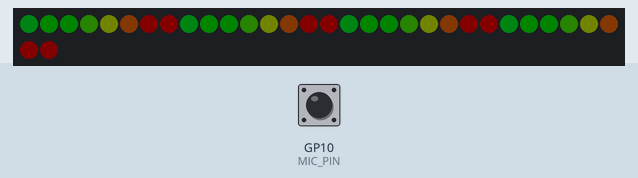
Simulated run of this sketch. Board: Raspberry Pi Pico. On the bench: 32 RGB LEDs in strip order, left to right, continuing on the next row. Inputs (shaded band) come from the test bench; at power-on: GP10 (MIC_PIN) LOW. Dim RGB values are drawn brighter than linear.

Above: at 1.2 s.
1.3 s: GP10 (MIC_PIN) driven HIGH
At 2.9 s:
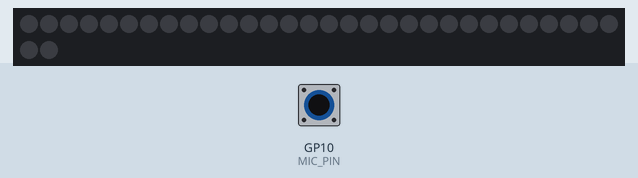
3.1 s: GP10 (MIC_PIN) driven LOW
At 3.18 s:
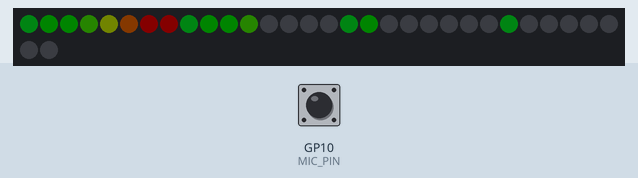
4.6 s: GP10 (MIC_PIN) pulsed HIGH 2 times (0.12 s each, 0.3 s apart)
At 5.0 s:
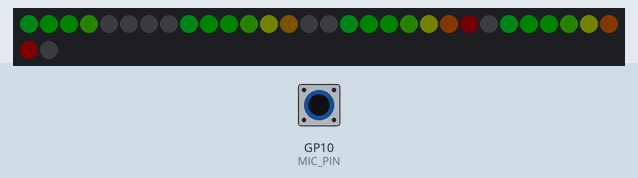
Timing chart, 0 to 7.6 s (numbered marks = the images above; inputs shaded):
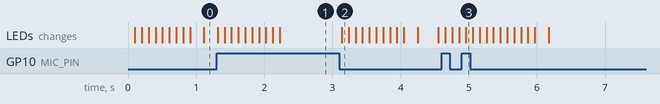

Measured:
- after the input at 1.3 s, the LEDs: first change at once (image 1 shows a later state)
- after the input at 3.1 s, the LEDs: change at once (image 2)
- after the input at 4.6 s, the LEDs: first change after 0.05 s (image 3 shows a later state)

The sketch:

sound-meter.ino
```cpp
#include <Adafruit_NeoPixel.h>
#include <Arduino.h>

// const int16_t I2S_BCLK = 10;
// const int16_t I2S_LRCLK = I2S_BCLK + 1;  // Mandatory: BCLK + 1.
// const int16_t I2S_DOUT = 12;

// I2S i2s(INPUT);

const int16_t MIC_PIN = 10;

const int16_t NEO_FEATHERWING_PIN = 8;
Adafruit_NeoPixel neo_featherwing(32, NEO_FEATHERWING_PIN,
                                  NEO_GRB + NEO_KHZ800);

void setup() {
    Serial.begin(115200);

    neo_featherwing.begin();

    pinMode(MIC_PIN, INPUT);

    // i2s.setDATA(I2S_DOUT);
    // i2s.setBCLK(I2S_BCLK);
    // i2s.setBitsPerSample(16);
    // i2s.setFrequency(22050);
    // i2s.begin();
}

void loop() {
    static float noise = 0;
    if (digitalRead(MIC_PIN)) {
        noise = noise * 0.5;
    } else {
        noise = 8.0;
    }

    const float alpha = 0.5;
    const float beta = 1.0 - alpha;
    static float val[4] = {0, 0, 0, 0};
    val[0] = noise;
    val[1] = alpha * val[1] + beta * val[0];
    val[2] = alpha * val[2] + beta * val[1];
    val[3] = alpha * val[3] + beta * val[2];
    for (int row = 0; row < 4; row++) {
        for (int col = 0; col < 8; col++) {
            const uint16_t range = 31000;
            const uint16_t offset = 31000;
            const uint16_t hue =
                offset - (uint16_t)(min(val[row], col + 1) * range / 8);
            const uint8_t brightness = 64 * max(0.0, min(1.0, val[row] - col));
            const uint32_t hsv = neo_featherwing.gamma32(
                neo_featherwing.ColorHSV(hue, 255, brightness));
            neo_featherwing.setPixelColor(row * 8 + col, hsv);
        }
    }
    neo_featherwing.show();
    delay(100);
}
```
